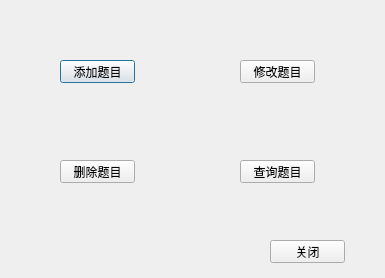
<?xml version="1.0" encoding="UTF-8"?>
<ui version="4.0">
 <class>Dialog2</class>
 <widget class="QDialog" name="Dialog2">
  <property name="geometry">
   <rect>
    <x>0</x>
    <y>0</y>
    <width>385</width>
    <height>278</height>
   </rect>
  </property>
  <property name="windowTitle">
   <string>填空题管理</string>
  </property>
  <widget class="QPushButton" name="pushButton">
   <property name="geometry">
    <rect>
     <x>60</x>
     <y>60</y>
     <width>75</width>
     <height>23</height>
    </rect>
   </property>
   <property name="text">
    <string>添加题目</string>
   </property>
  </widget>
  <widget class="QPushButton" name="pushButton_2">
   <property name="geometry">
    <rect>
     <x>240</x>
     <y>60</y>
     <width>75</width>
     <height>23</height>
    </rect>
   </property>
   <property name="text">
    <string>修改题目</string>
   </property>
  </widget>
  <widget class="QPushButton" name="pushButton_3">
   <property name="geometry">
    <rect>
     <x>60</x>
     <y>160</y>
     <width>75</width>
     <height>23</height>
    </rect>
   </property>
   <property name="text">
    <string>删除题目</string>
   </property>
  </widget>
  <widget class="QPushButton" name="pushButton_4">
   <property name="geometry">
    <rect>
     <x>240</x>
     <y>160</y>
     <width>75</width>
     <height>23</height>
    </rect>
   </property>
   <property name="text">
    <string>查询题目</string>
   </property>
  </widget>
  <widget class="QPushButton" name="pushButton_5">
   <property name="geometry">
    <rect>
     <x>270</x>
     <y>240</y>
     <width>75</width>
     <height>23</height>
    </rect>
   </property>
   <property name="text">
    <string>关闭</string>
   </property>
  </widget>
 </widget>
 <resources/>
 <connections/>
</ui>
